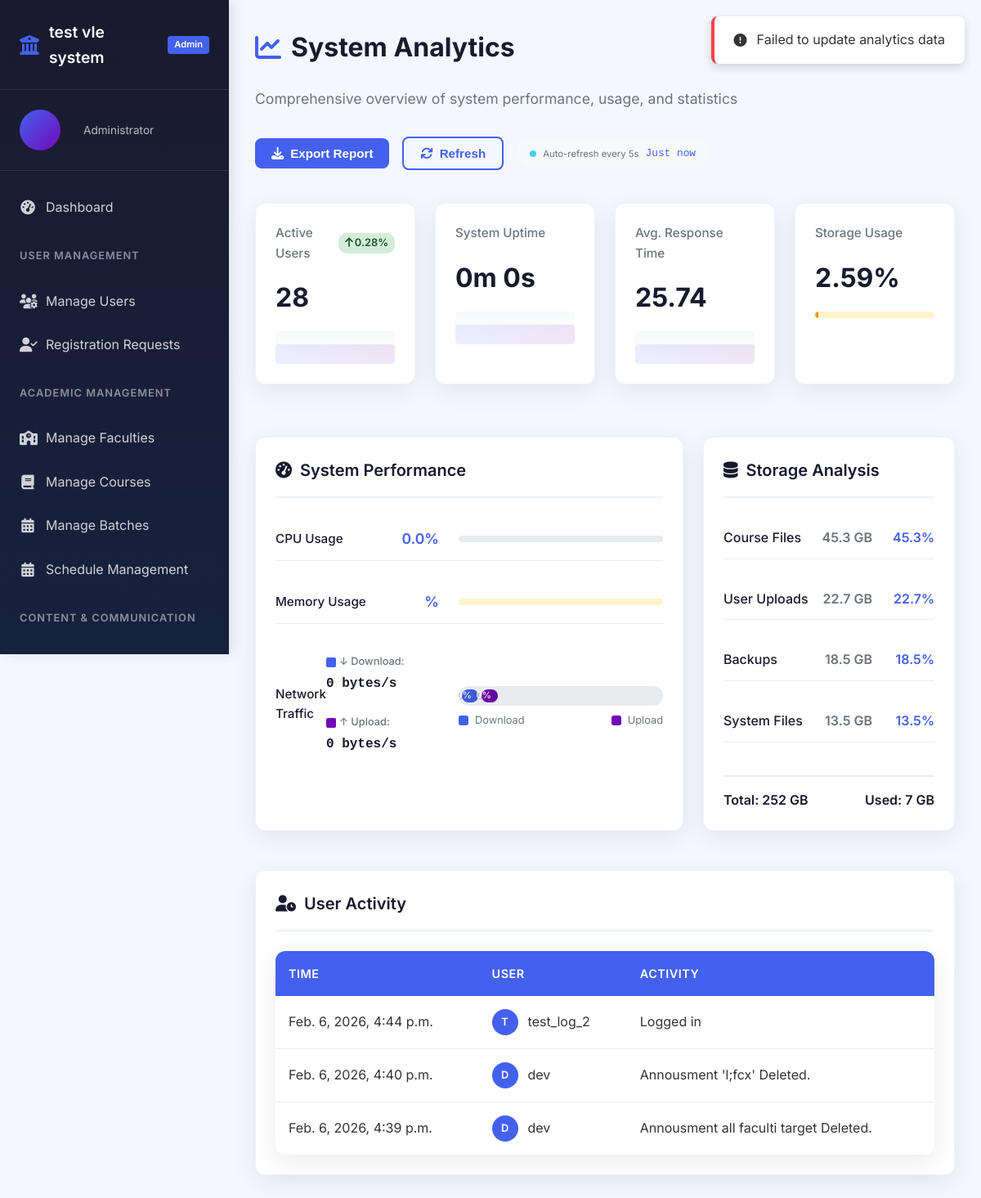
The app's page /dashboard/admin/system_stats/, older data.
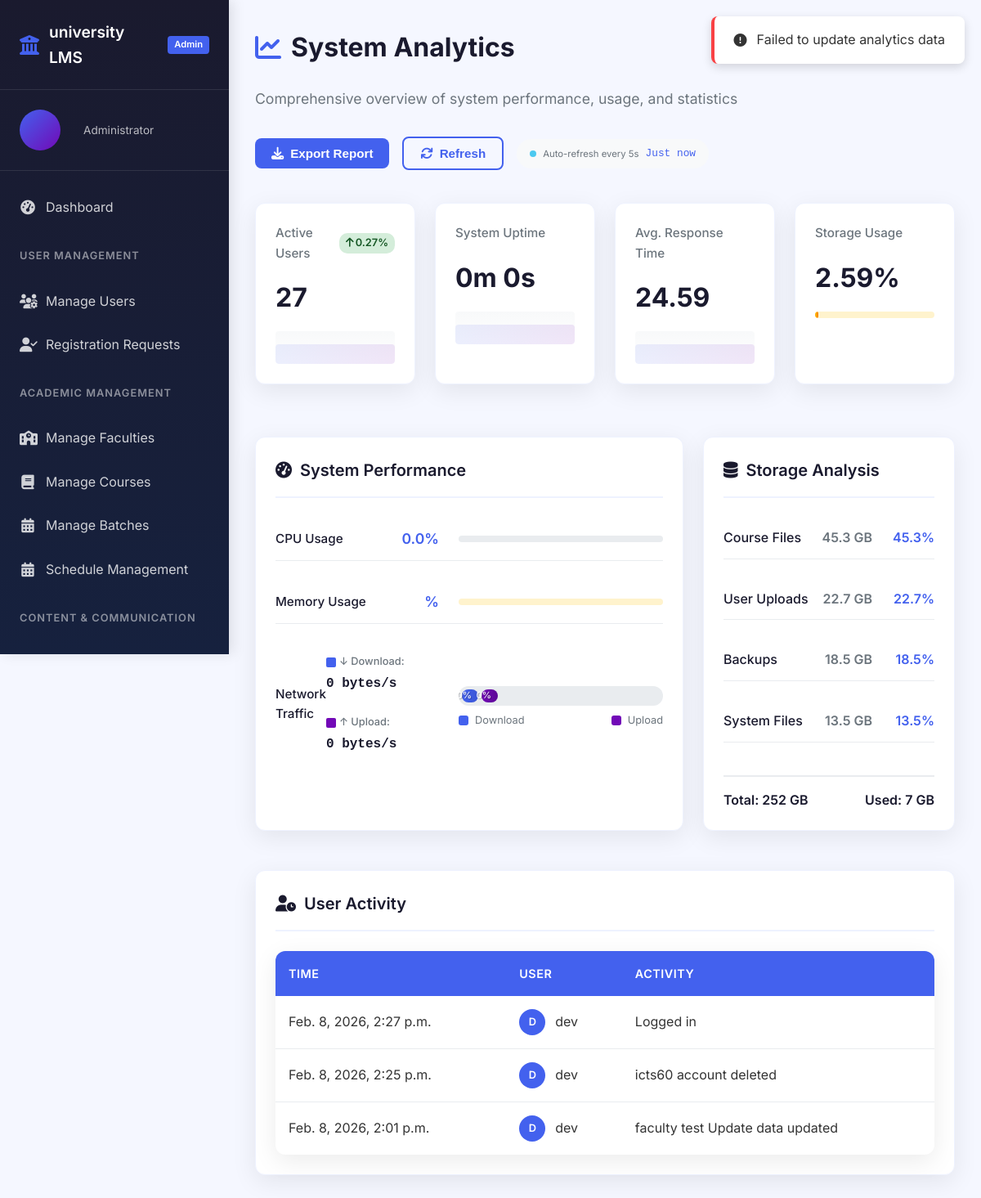
The same page, newer data.
### dashboard/models.py (models this page shows, shortened)
class RecentActivity(models.Model):
    actor = models.ForeignKey(User, on_delete=models.SET_NULL,null=True)
    action = models.CharField(max_length=100)
    at = models.DateTimeField(auto_now_add=True,db_index=True)
    target_content_info = models.JSONField(null=True,blank=True)
    class Meta:
        ordering = ['-at']

### Users/models.py (models this page shows)
class User(AbstractUser):
    class Roles(models.TextChoices):
        STUDENT = "student"
        STAFF = "staff"
        ADMIN = "admin"
    role = models.CharField(max_length=20, choices=Roles.choices, default='student')
    last_activity = models.DateTimeField(blank=True, null=True)
    objects = UserManager()
    def __str__(self):
        return super().__str__()

### dashboard/views.py (the view)
# urls.py: path('admin/system_stats/',views.system_state,name='system_state'),
def system_state(request):
    contex = {}
    contex['user_presentage'] = f"{round((services.user_count() / services.max_user_count()) *100,2) }%"
    contex['user_count'] = services.user_count()
    contex['storage_usage'] = metrics.get_disk_usage()
    contex['storage_size'] = metrics.get_disk_size()
    contex['strage_used'] = metrics.get_disk_used()
    from config.middleware import get_avg_response_ms
    contex["avg_response_time"]=round(get_avg_response_ms(),2)
    contex["system_up_time"] = metrics.format_time(metrics.get_system_up_time())
    contex["memory_usage"] = metrics.memory_usage()
    cpu_and_net_io = metrics.get_net_io_cpu()
    contex["cpu_usage"] = cpu_and_net_io["cpu_percent"]
    contex["net_down_bps"] = cpu_and_net_io["net_down_bps"]
    contex["net_up_bps"] = cpu_and_net_io["net_up_bps"]
    contex['logs'] = RecentActivity.objects.all()
    return render(request,'dashboard/admin/system_stats.html',contex)

### dashboard/templates/dashboard/admin/system_stats.html (shortened to what this page needs)
{% extends "main.html" %}
{% block navigation %}
    {% include "admin_navigation.html" %}
{% endblock %}
{% block body %}
<div class="system-analytics">
    <div class="page-header">
        <h1 class="page-title">
            <i class="fas fa-chart-line"></i> System Analytics
        </h1>
        <p class="page-subtitle">
            Comprehensive overview of system performance, usage, and statistics
        </p>
        <div class="header-actions">
            <button class="btn btn-primary" onclick="exportReport()">
                <i class="fas fa-download"></i> Export Report
            </button>
            <button class="btn btn-outline" onclick="refreshAnalytics()">
                <i class="fas fa-sync"></i> Refresh
            </button>
            <div class="refresh-indicator">
                <span class="indicator-dot"></span>
                <small>Auto-refresh every 5s</small>
                <span id="last-update-time" class="last-update">Just now</span>
            </div>
        </div>
    </div>
    <div class="key-metrics grid grid-4">
        <div class="metric-card card">
            <div class="metric-header">
                <h3 class="metric-title">Active Users</h3>
                <div class="metric-trend up">
                    <i class="fas fa-arrow-up"></i> {{ user_presentage }}
                </div>
            </div>
            <div class="metric-value">{{ user_count }}</div>
            <div class="metric-chart">
                <div class="sparkline" data-values="30,40,35,50,45,60,55"></div>
            </div>
        </div>
        <div class="metric-card card">
            <div class="metric-header">
                <h3 class="metric-title">System Uptime</h3>
            </div>
            <div class="metric-value" id="system-uptime">{{ system_up_time }}</div>
            <div class="metric-progress">
               <div class="metric-chart">
                <div class="sparkline" data-values="280,265,255,245,240,250,248"></div>
            </div>
            </div>
        </div>
        <div class="metric-card card">
            <div class="metric-header">
                <h3 class="metric-title">Avg. Response Time</h3>
            </div>
            <div class="metric-value" id="avg-response-time">{{ avg_response_time }}</div>
            <div class="metric-chart">
                <div class="sparkline" data-values="280,265,255,245,240,250,248"></div>
            </div>
        </div>
        <div class="metric-card card">
            <div class="metric-header">
                <h3 class="metric-title">Storage Usage</h3>
            </div>
            <div class="metric-value" id="storage-usage">{{ storage_usage }}%</div>
            <div class="metric-progress">
                <div class="progress-bar warning">
                    <div class="progress" id="storage-progress" style="width: {{ storage_usage }}%"></div>
                </div>
            </div>
        </div>
    </div>
    <div class="detailed-stats grid grid-2">
        <div class="card">
            <div class="card-header">
                <h3 class="card-title">
                    <i class="fas fa-tachometer-alt"></i> System Performance
                </h3>
            </div>
            <div class="performance-metrics">
                <div class="performance-item">
                    <div class="performance-info">
                        <span class="performance-label">CPU Usage</span>
                        <span class="performance-value" id="cpu-usage">{{ cpu_usage }}%</span>
                    </div>
                    <div class="performance-progress">
                        <div class="progress-bar">
                        </div>
                    </div>
                </div>
                <div class="performance-item">
                    <div class="performance-info">
                        <span class="performance-label">Memory Usage</span>
                        <span class="performance-value" id="memory-usage">{{ memory_usage }}%</span>
                    </div>
                    <div class="performance-progress">
                        <div class="progress-bar warning">
                        </div>
                    </div>
                </div>
                <div class="performance-item">
                    <div class="performance-info">
                        <span class="performance-label">Network Traffic</span>
                        <div class="network-stats">
                            <div class="network-stat">
                                <span class="network-stat-label">↓ Download:</span>
                                <span class="network-stat-value" id="download-speed">
                                    {{ net_down_bps|filesizeformat }}/s
                                </span>
                            </div>
                            <div class="network-stat">
                                <span class="network-stat-label">↑ Upload:</span>
                                <span class="network-stat-value" id="upload-speed">
                                    {{ net_up_bps|filesizeformat }}/s
                                </span>
                            </div>
                        </div>
                    </div>
                    <div class="performance-progress">
                        <div class="progress-bar dual-progress">
                            <div class="progress download-progress"
                                 style="width: 0%"
                                 data-percentage="0%">
                            </div>
                            <div class="progress upload-progress"
                                 style="width: 0%"
                                 data-percentage="0%">
                            </div>
                        </div>
                        <div class="network-legend">
                            <span class="legend-download" id="download-legend">Download</span>
                            <span class="legend-upload" id="upload-legend">Upload</span>
                        </div>
                    </div>
                </div>
            </div>
        </div>
        <div class="card">
            <div class="card-header">
                <h3 class="card-title">
                    <i class="fas fa-database"></i> Storage Analysis
                </h3>
            </div>
            <div class="storage-analysis">
                <div class="storage-item">
                    <div class="storage-info">
                        <span class="storage-label">Course Files</span>
                        <span class="storage-value">45.3 GB</span>
                    </div>
                    <div class="storage-percentage">45.3%</div>
                </div>
                <div class="storage-item">
                    <div class="storage-info">
                        <span class="storage-label">User Uploads</span>
                        <span class="storage-value">22.7 GB</span>
                    </div>
                    <div class="storage-percentage">22.7%</div>
                </div>
                <div class="storage-item">
                    <div class="storage-info">
                        <span class="storage-label">Backups</span>
                        <span class="storage-value">18.5 GB</span>
                    </div>
                    <div class="storage-percentage">18.5%</div>
                </div>
                <div class="storage-item">
                    <div class="storage-info">
                        <span class="storage-label">System Files</span>
                        <span class="storage-value">13.5 GB</span>
                    </div>
                    <div class="storage-percentage">13.5%</div>
                </div>
                <div class="storage-total">
                    <span>Total: {{ storage_size }} GB</span>
                    <span>Used: {{ strage_used }} GB</span>
                </div>
            </div>
        </div>
    </div>
    <div class="card">
        <div class="card-header">
            <h3 class="card-title">
                <i class="fas fa-user-clock"></i> User Activity
            </h3>
        </div>
        <div class="activity-table">
            <div class="table-container">
                {% if logs %}
                <table class="table">
                    <thead>
                        <tr>
                            <th>Time</th>
                            <th>User</th>
                            <th>Activity</th>
                        </tr>
                    </thead>
                    <tbody>
                        {% for log in logs %}
                        <tr>
                            <td>{{ log.at }}</td>
                            <td>
                                <div class="user-info">
                                    <div class="user-avatar small">
                                        {{ log.actor.username|first|upper }}
                                    </div>
                                    <span>{{ log.actor }}</span>
                                </div>
                            </td>
                            <td>{{ log.action }}</td>
                        </tr>
                        {%  endfor %}
                    </tbody>
                </table>
            {% else %}
                No activities yet
            {% endif %}
            </div>
        </div>
    </div>
</div>
{% endblock %}

### templates/main.html (shortened to what this page needs)
<!DOCTYPE html>
<html lang="en">
<head>
    <link rel="stylesheet" href="https://cdnjs.cloudflare.com/ajax/libs/font-awesome/6.4.0/css/all.min.css">
</head>
<body>
    <div class="app-container">
        {% block navigation %}{% endblock %}
        <main class="main-content">
            <div class="content-wrapper">
                {% block body %}{% endblock %}
            </div>
        </main>
    </div>
</body>
</html>

### templates/admin_navigation.html (shortened to what this page needs)
<aside class="sidebar">
    <div class="sidebar-header">
        <div class="logo">
            <i class="fas fa-university"></i>
            <span class="logo-text" id="systemName">{{ settings.SYSTEM_NAME|default:"University VLE" }}</span>
            <span class="logo-badge">Admin</span>
        </div>
    </div>
    <div class="user-profile">
        <div class="user-avatar">
        </div>
        <div class="user-info">
            <p>Administrator</p>
        </div>
    </div>
    <nav class="sidebar-nav">
        <ul class="nav-menu">
            <li class="nav-item active">
                <a href="{% url 'dashboard:admin' %}" class="nav-link">
                    <i class="fas fa-tachometer-alt"></i>
                    <span>Dashboard</span>
                </a>
            </li>
            <li class="nav-section">User Management</li>
            <li class="nav-item">
                <a href="{% url 'dashboard:manage_users' %}" class="nav-link">
                    <i class="fas fa-users-cog"></i>
                    <span>Manage Users</span>
                </a>
            </li>
            <li class="nav-item">
                <a href="{% url 'dashboard:manage_requests' %}" class="nav-link">
                    <i class="fas fa-user-check"></i>
                    <span>Registration Requests</span>
                </a>
            </li>
            <li class="nav-section">Academic Management</li>
            <li class="nav-item">
                <a href="{% url 'dashboard:manage_faculties' %}" class="nav-link">
                    <i class="fas fa-school"></i>
                    <span>Manage Faculties</span>
                </a>
            </li>
            <li class="nav-item">
                <a href="{% url 'dashboard:manage_courses' %}" class="nav-link">
                    <i class="fas fa-book"></i>
                    <span>Manage Courses</span>
                </a>
            </li>
            <li class="nav-item">
                <a href="{% url 'dashboard:manage_batches' %}" class="nav-link">
                    <i class="fas fa-calendar-alt"></i>
                    <span>Manage Batches</span>
                </a>
            </li>
            <li class="nav-item">
                <a href="{% url 'dashboard:manage_shedules' %}" class="nav-link">
                    <i class="fas fa-calendar-alt"></i>
                    <span>Schedule Management</span>
                </a>
            </li>
            <li class="nav-section">Content & Communication</li>
            <li class="nav-item">
                <a href="{% url 'dashboard:post_annousment' %}" class="nav-link">
                    <span>Announcements</span>
                </a>
            </li>
        </ul>
    </nav>
</aside>

Row changes from the older to the newer data that the page shows:
removed RecentActivity: at "Feb. 6, 2026, 4:44 p.m.", actor.username|first "T", actor "test_log_2", action "Logged in"
removed RecentActivity: at "Feb. 6, 2026, 4:40 p.m.", actor.username|first "D", actor "dev", action "Annousment 'l;fcx' Deleted."
removed RecentActivity: at "Feb. 6, 2026, 4:39 p.m.", actor.username|first "D", actor "dev", action "Annousment all faculti target Deleted."
added RecentActivity: at "Feb. 8, 2026, 2:27 p.m.", actor.username|first "D", actor "dev", action "Logged in"
added RecentActivity: at "Feb. 8, 2026, 2:25 p.m.", actor.username|first "D", actor "dev", action "icts60 account deleted"
added RecentActivity: at "Feb. 8, 2026, 2:01 p.m.", actor.username|first "D", actor "dev", action "faculty test Update data updated"
Text that changed along with them:
{{ settings.SYSTEM_NAME|default:"University VLE" }}: "test vle system" → "university LMS"
{{ user_presentage }}: "0.28%" → "0.27%"
{{ user_count }}: "28" → "27"
{{ avg_response_time }}: "25.74" → "24.59"
